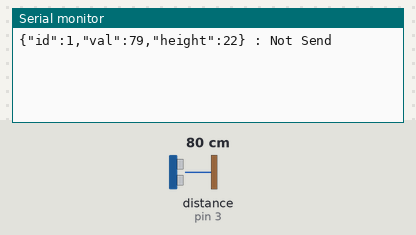
Recording of a sketch running on a simulated Arduino Uno, built with avr-gcc and run on an emulated ATmega328P. Parts: the last lines printed to the serial monitor. Inputs (shaded band) come from the test bench; at power-on: distance to the obstacle (sensor on pin 3) 80 cm. The echo pulse lasts 58.3 µs per cm; no radio packets arrive unless stated.

Above: at 18.0 s.
18.1 s: distance to the obstacle (sensor on pin 3) set to 2 cm
At 20.8 s:
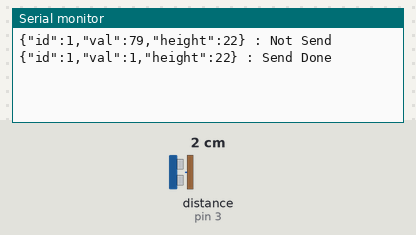
33.0 s: distance to the obstacle (sensor on pin 3) set to 4 cm
At 40.9 s:
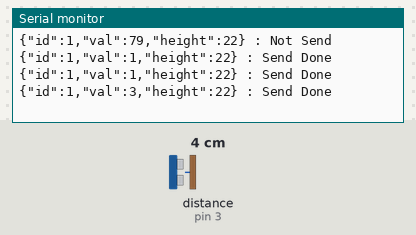

Measured:
- after the input at 18.1 s, the serial monitor: prints a new line after 1.9 s (image 1)
- after the input at 33.0 s, the serial monitor: prints a new line after 7.0 s (image 2)

The sketch:

sendNRF_raspi.ino
```cpp
#include<SPI.h>
#include<RF24.h>
#include<ArduinoJson.h>

// ce, csn pins NRF24L01
RF24 radio(7, 8);
int indeks = 800;

// defines pins numbers SR04
const int trigPin = 2;
const int echoPin = 3;

//Define prevMillis and Delay
unsigned long previousMillisSend = 0;
const int intervalSend = 10000;

//Define ID and height
int idDevice = 1;
int height = 22;

void setup(){
  //Initialize SR04
  pinMode(trigPin, OUTPUT); // Sets the trigPin as an Output
  pinMode(echoPin, INPUT); // Sets the echoPin as an Input

  //Initialize NRF24L01
  radio.begin();
  radio.setPALevel(RF24_PA_MAX);
  radio.setChannel(0x76);
  radio.openWritingPipe(0xF0F0F0F0E1LL);
  //radio.openWritingPipe(0xE8E8F0F0E1LL);
  radio.enableDynamicPayloads();
  radio.powerUp();

  //Serial
  Serial.begin(9600);

}

void loop(){
  //Timecounter
  unsigned long currentMillis = millis();

  //int ak = getDistance();
  //Serial.println(ak);

  //delay(1000);


  //Delay for Get and Sending data
  if(currentMillis - previousMillisSend >= intervalSend){
    previousMillisSend = currentMillis;

    //Get distance
    int distance = getDistance();

    //format to json
    StaticJsonBuffer<100> jsonBuffer;
    JsonObject& root = jsonBuffer.createObject();
    root["id"] = idDevice;
    root["val"] = distance;
    root["height"] = height;

    root.printTo(Serial);

    //if distance << height then send data
    if(distance <= height){
      char buff[32];
      int n = root.printTo(buff, sizeof(buff));
      radio.write(buff, n);
      Serial.println(" : Send Done");
    }else{
      Serial.println(" : Not Send");
    }
  }

  /*
  StaticJsonBuffer<100> jsonBuffer;
  JsonObject& root = jsonBuffer.createObject();
  root["id"] = 1;
  root["val"] = getDistance();
  root["height"] = 500;

  char buff[32];
  int n = root.printTo(buff, sizeof(buff));
  //Serial.println(getDistance());
  radio.write(buff, n);
  root.printTo(Serial);

  indeks++;
  delay(5000);
  */

}

int getDistance(){
  // defines variables
  long duration;
  int distance;

   // Clears the trigPin
  digitalWrite(trigPin, LOW);
  delayMicroseconds(2);

  // Sets the trigPin on HIGH state for 10 micro seconds
  digitalWrite(trigPin, HIGH);
  delayMicroseconds(10);
  digitalWrite(trigPin, LOW);

  // Reads the echoPin, returns the sound wave travel time in microseconds
  duration = pulseIn(echoPin, HIGH);

  // Calculating the distance
  distance= duration*0.034/2;

  return distance;
}
```
